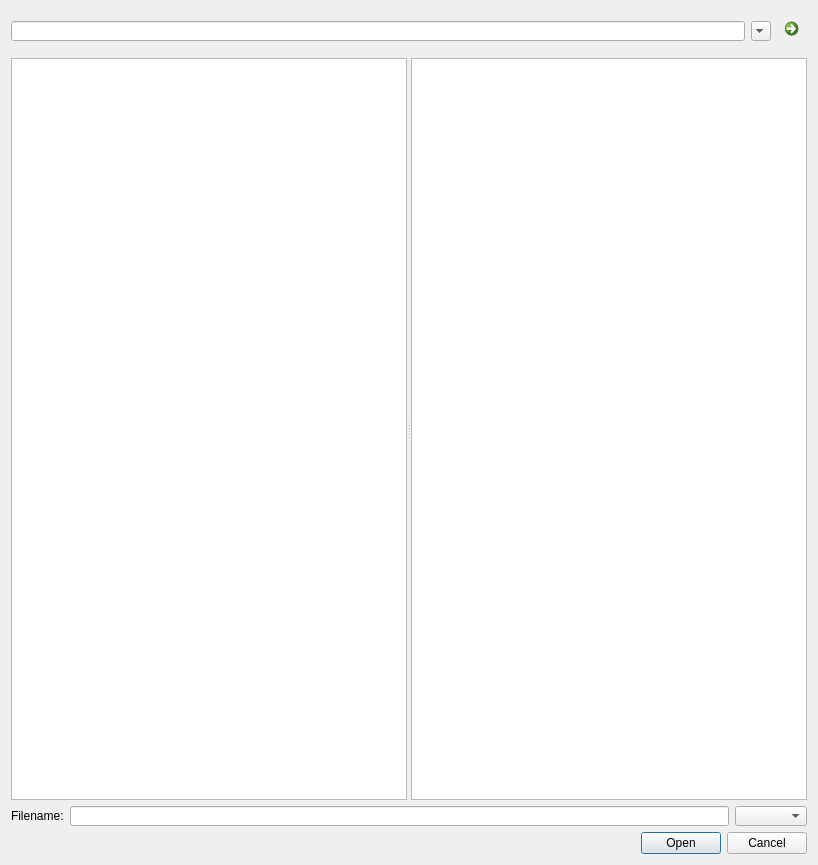
<?xml version="1.0" encoding="UTF-8"?>
<ui version="4.0">
 <class>EnVision_FileListUI</class>
 <widget class="QDialog" name="EnVision_FileListUI">
  <property name="geometry">
   <rect>
    <x>0</x>
    <y>0</y>
    <width>818</width>
    <height>865</height>
   </rect>
  </property>
  <property name="windowTitle">
   <string>HyVision Filebrowser</string>
  </property>
  <property name="modal">
   <bool>false</bool>
  </property>
  <layout class="QGridLayout" name="gridLayout">
   <item row="3" column="0">
    <layout class="QHBoxLayout" name="horizontalLayout_3" stretch="0,0,0">
     <property name="sizeConstraint">
      <enum>QLayout::SetFixedSize</enum>
     </property>
     <item>
      <widget class="QLabel" name="label">
       <property name="sizePolicy">
        <sizepolicy hsizetype="Preferred" vsizetype="Fixed">
         <horstretch>0</horstretch>
         <verstretch>0</verstretch>
        </sizepolicy>
       </property>
       <property name="minimumSize">
        <size>
         <width>0</width>
         <height>20</height>
        </size>
       </property>
       <property name="maximumSize">
        <size>
         <width>16777215</width>
         <height>20</height>
        </size>
       </property>
       <property name="text">
        <string>Filename:</string>
       </property>
      </widget>
     </item>
     <item>
      <widget class="QLineEdit" name="lineEdit_filename">
       <property name="minimumSize">
        <size>
         <width>0</width>
         <height>20</height>
        </size>
       </property>
       <property name="maximumSize">
        <size>
         <width>16777215</width>
         <height>20</height>
        </size>
       </property>
       <property name="text">
        <string/>
       </property>
       <property name="frame">
        <bool>true</bool>
       </property>
      </widget>
     </item>
     <item>
      <widget class="QComboBox" name="comboBox_filetype">
       <property name="minimumSize">
        <size>
         <width>0</width>
         <height>20</height>
        </size>
       </property>
       <property name="maximumSize">
        <size>
         <width>16777215</width>
         <height>20</height>
        </size>
       </property>
       <property name="maxVisibleItems">
        <number>15</number>
       </property>
       <property name="sizeAdjustPolicy">
        <enum>QComboBox::AdjustToContents</enum>
       </property>
      </widget>
     </item>
    </layout>
   </item>
   <item row="7" column="0">
    <widget class="QDialogButtonBox" name="buttonBox_file">
     <property name="standardButtons">
      <set>QDialogButtonBox::Cancel|QDialogButtonBox::Open</set>
     </property>
     <property name="centerButtons">
      <bool>false</bool>
     </property>
    </widget>
   </item>
   <item row="0" column="0">
    <layout class="QHBoxLayout" name="horizontalLayout">
     <property name="sizeConstraint">
      <enum>QLayout::SetFixedSize</enum>
     </property>
     <item>
      <widget class="QLineEdit" name="lineEdit_currentPath">
       <property name="minimumSize">
        <size>
         <width>0</width>
         <height>20</height>
        </size>
       </property>
       <property name="maximumSize">
        <size>
         <width>16777215</width>
         <height>20</height>
        </size>
       </property>
      </widget>
     </item>
     <item>
      <widget class="QComboBox" name="comboBox_history">
       <property name="minimumSize">
        <size>
         <width>20</width>
         <height>0</height>
        </size>
       </property>
       <property name="maximumSize">
        <size>
         <width>20</width>
         <height>20</height>
        </size>
       </property>
      </widget>
     </item>
     <item>
      <widget class="QCommandLinkButton" name="commandLinkButton_lookupPath">
       <property name="sizePolicy">
        <sizepolicy hsizetype="Preferred" vsizetype="Fixed">
         <horstretch>0</horstretch>
         <verstretch>0</verstretch>
        </sizepolicy>
       </property>
       <property name="maximumSize">
        <size>
         <width>30</width>
         <height>16777215</height>
        </size>
       </property>
       <property name="text">
        <string/>
       </property>
      </widget>
     </item>
    </layout>
   </item>
   <item row="2" column="0">
    <widget class="QSplitter" name="splitter">
     <property name="sizePolicy">
      <sizepolicy hsizetype="Expanding" vsizetype="Preferred">
       <horstretch>0</horstretch>
       <verstretch>0</verstretch>
      </sizepolicy>
     </property>
     <property name="frameShape">
      <enum>QFrame::NoFrame</enum>
     </property>
     <property name="orientation">
      <enum>Qt::Horizontal</enum>
     </property>
     <property name="childrenCollapsible">
      <bool>true</bool>
     </property>
     <widget class="QTreeView" name="treeView">
      <property name="sizePolicy">
       <sizepolicy hsizetype="Expanding" vsizetype="Expanding">
        <horstretch>0</horstretch>
        <verstretch>0</verstretch>
       </sizepolicy>
      </property>
      <property name="sizeAdjustPolicy">
       <enum>QAbstractScrollArea::AdjustIgnored</enum>
      </property>
      <property name="editTriggers">
       <set>QAbstractItemView::CurrentChanged|QAbstractItemView::DoubleClicked|QAbstractItemView::EditKeyPressed</set>
      </property>
      <property name="selectionBehavior">
       <enum>QAbstractItemView::SelectItems</enum>
      </property>
      <property name="autoExpandDelay">
       <number>1</number>
      </property>
      <property name="rootIsDecorated">
       <bool>true</bool>
      </property>
      <property name="uniformRowHeights">
       <bool>false</bool>
      </property>
      <property name="sortingEnabled">
       <bool>true</bool>
      </property>
      <property name="allColumnsShowFocus">
       <bool>false</bool>
      </property>
      <property name="wordWrap">
       <bool>false</bool>
      </property>
      <property name="headerHidden">
       <bool>true</bool>
      </property>
      <property name="expandsOnDoubleClick">
       <bool>true</bool>
      </property>
      <attribute name="headerVisible">
       <bool>false</bool>
      </attribute>
      <attribute name="headerCascadingSectionResizes">
       <bool>false</bool>
      </attribute>
      <attribute name="headerStretchLastSection">
       <bool>true</bool>
      </attribute>
     </widget>
     <widget class="QTableView" name="listView">
      <property name="sizePolicy">
       <sizepolicy hsizetype="Expanding" vsizetype="Expanding">
        <horstretch>0</horstretch>
        <verstretch>0</verstretch>
       </sizepolicy>
      </property>
      <property name="sizeAdjustPolicy">
       <enum>QAbstractScrollArea::AdjustIgnored</enum>
      </property>
      <property name="editTriggers">
       <set>QAbstractItemView::DoubleClicked|QAbstractItemView::EditKeyPressed</set>
      </property>
      <property name="showDropIndicator" stdset="0">
       <bool>false</bool>
      </property>
      <property name="dragEnabled">
       <bool>true</bool>
      </property>
      <property name="dragDropOverwriteMode">
       <bool>true</bool>
      </property>
      <property name="dragDropMode">
       <enum>QAbstractItemView::DragOnly</enum>
      </property>
      <property name="selectionMode">
       <enum>QAbstractItemView::ExtendedSelection</enum>
      </property>
      <property name="selectionBehavior">
       <enum>QAbstractItemView::SelectRows</enum>
      </property>
      <property name="textElideMode">
       <enum>Qt::ElideRight</enum>
      </property>
      <property name="verticalScrollMode">
       <enum>QAbstractItemView::ScrollPerPixel</enum>
      </property>
      <property name="horizontalScrollMode">
       <enum>QAbstractItemView::ScrollPerItem</enum>
      </property>
      <property name="showGrid">
       <bool>false</bool>
      </property>
      <property name="sortingEnabled">
       <bool>true</bool>
      </property>
      <attribute name="horizontalHeaderCascadingSectionResizes">
       <bool>false</bool>
      </attribute>
      <attribute name="horizontalHeaderShowSortIndicator" stdset="0">
       <bool>true</bool>
      </attribute>
      <attribute name="horizontalHeaderStretchLastSection">
       <bool>true</bool>
      </attribute>
      <attribute name="verticalHeaderVisible">
       <bool>false</bool>
      </attribute>
      <attribute name="verticalHeaderCascadingSectionResizes">
       <bool>false</bool>
      </attribute>
      <attribute name="verticalHeaderDefaultSectionSize">
       <number>31</number>
      </attribute>
      <attribute name="verticalHeaderMinimumSectionSize">
       <number>10</number>
      </attribute>
      <attribute name="verticalHeaderShowSortIndicator" stdset="0">
       <bool>false</bool>
      </attribute>
      <attribute name="verticalHeaderStretchLastSection">
       <bool>false</bool>
      </attribute>
     </widget>
    </widget>
   </item>
  </layout>
 </widget>
 <layoutdefault spacing="6" margin="11"/>
 <resources/>
 <connections/>
</ui>
